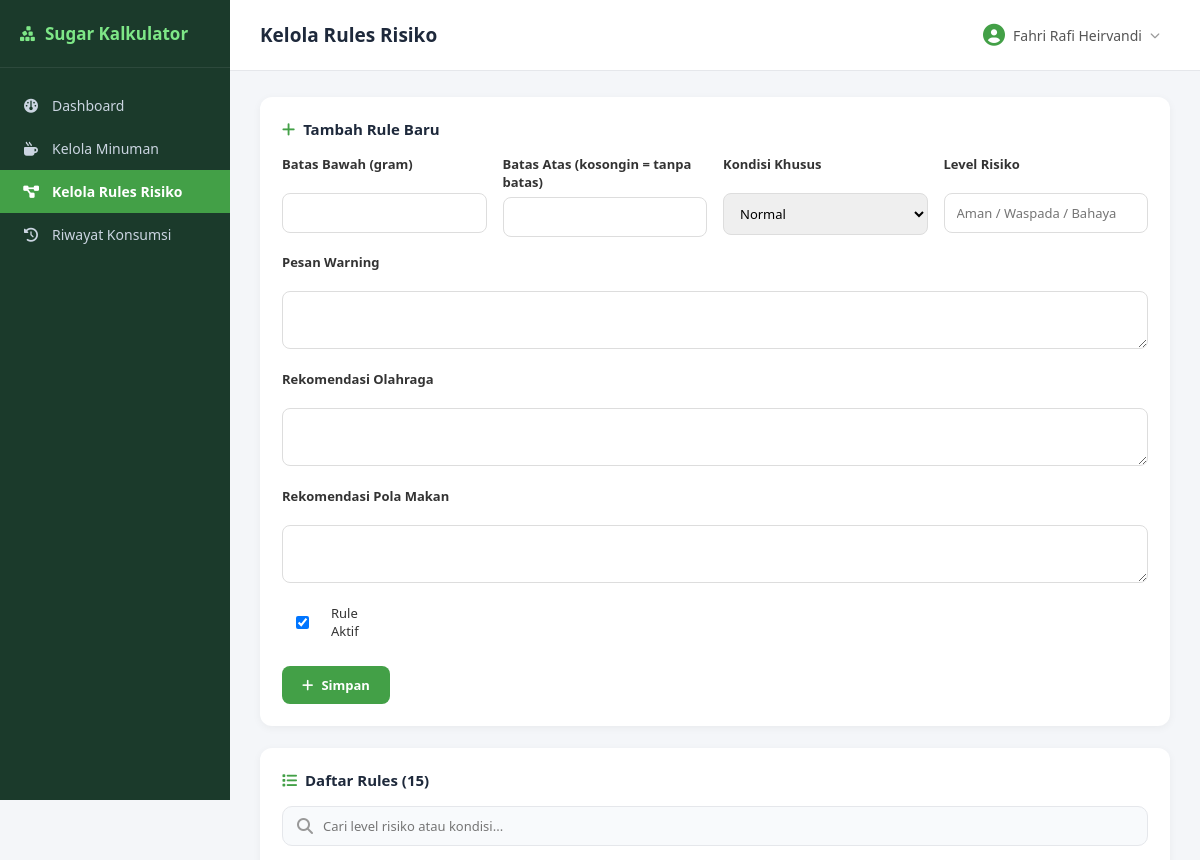
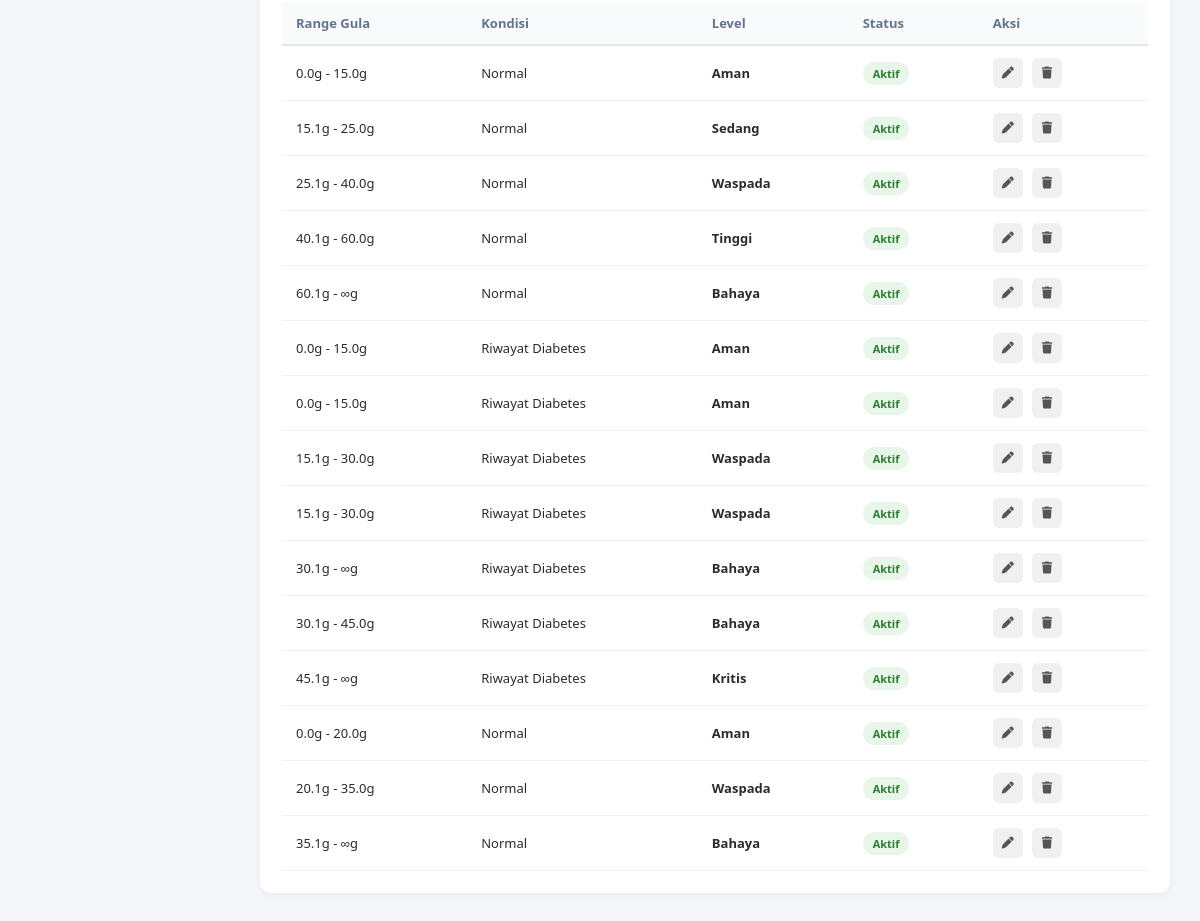
/admin/rules.php (signed in), run on the app's committed database (2 pictures, top to bottom).
### tables this page shows
CREATE TABLE `rules_risiko` (
  `id` int(11) NOT NULL,
  `batas_bawah_gram` decimal(5,1) NOT NULL,
  `batas_atas_gram` decimal(5,1) DEFAULT NULL,
  `kondisi_khusus` enum('normal','diabetes','prediabetes') NOT NULL DEFAULT 'normal',
  `level_risiko` varchar(20) NOT NULL,
  `pesan_warning` text NOT NULL,
  `rekomendasi_olahraga` text NOT NULL,
  `rekomendasi_pola_makan` text NOT NULL,
  `is_active` tinyint(1) DEFAULT 1,
  `created_at` timestamp NOT NULL DEFAULT current_timestamp()
);

### admin/rules.php (the view, shortened to what this page needs)
<?php
require_once 'includes/header.php';
$edit_data = null;
$rules = $koneksi->query("SELECT * FROM rules_risiko ORDER BY kondisi_khusus, batas_bawah_gram");
?>
<div class="panel">
    <h3><i class="fa-solid fa-<?= $edit_data ? 'pen' : 'plus' ?>"></i> <?= $edit_data ? 'Edit Rule' : 'Tambah Rule Baru' ?></h3>
    <form method="POST" action="rules.php" class="form-grid">
        <div class="form-group">
            <label>Batas Bawah (gram)</label>
            <input type="number" step="0.1" name="batas_bawah_gram" required
                   value="<?= $edit_data ? $edit_data['batas_bawah_gram'] : '' ?>">
        </div>
        <div class="form-group">
            <label>Batas Atas (kosongin = tanpa batas)</label>
            <input type="number" step="0.1" name="batas_atas_gram"
                   value="<?= $edit_data ? $edit_data['batas_atas_gram'] : '' ?>">
        </div>
        <div class="form-group">
            <label>Kondisi Khusus</label>
            <select name="kondisi_khusus" required>
                <option value="normal" <?= ($edit_data && $edit_data['kondisi_khusus'] === 'normal') ? 'selected' : '' ?>>Normal</option>
            </select>
        </div>
        <div class="form-group">
            <label>Level Risiko</label>
            <input type="text" name="level_risiko" placeholder="Aman / Waspada / Bahaya" required
                   value="<?= $edit_data ? htmlspecialchars($edit_data['level_risiko']) : '' ?>">
        </div>
        <div class="form-group form-group-wide">
            <label>Pesan Warning</label>
            <textarea name="pesan_warning" rows="2" required><?= $edit_data ? htmlspecialchars($edit_data['pesan_warning']) : '' ?></textarea>
        </div>
        <div class="form-group form-group-wide">
            <label>Rekomendasi Olahraga</label>
            <textarea name="rekomendasi_olahraga" rows="2" required><?= $edit_data ? htmlspecialchars($edit_data['rekomendasi_olahraga']) : '' ?></textarea>
        </div>
        <div class="form-group form-group-wide">
            <label>Rekomendasi Pola Makan</label>
            <textarea name="rekomendasi_pola_makan" rows="2" required><?= $edit_data ? htmlspecialchars($edit_data['rekomendasi_pola_makan']) : '' ?></textarea>
        </div>
        <div class="form-group form-check">
            <label><input type="checkbox" name="is_active" <?= (!$edit_data || $edit_data['is_active']) ? 'checked' : '' ?>> Rule Aktif</label>
        </div>
        <div class="form-actions">
            <button type="submit" class="btn-primary">
                <i class="fa-solid fa-<?= $edit_data ? 'floppy-disk' : 'plus' ?>"></i> <?= $edit_data ? 'Update' : 'Simpan' ?>
            </button>
        </div>
    </form>
</div>
<div class="panel">
    <h3><i class="fa-solid fa-list"></i> Daftar Rules (<?= $rules->num_rows ?>)</h3>
    <div class="search-bar">
        <i class="fa-solid fa-magnifying-glass"></i>
        <input type="text" id="searchRules" placeholder="Cari level risiko atau kondisi...">
    </div>
    <div class="table-scroll">
        <table class="data-table" id="tabelRules">
            <thead>
                <tr><th>Range Gula</th><th>Kondisi</th><th>Level</th><th>Status</th><th>Aksi</th></tr>
            </thead>
            <tbody>
                <?php if ($rules->num_rows === 0): ?>
                    <tr><td colspan="5" class="empty-row">Belum ada rule</td></tr>
                <?php else: ?>
                    <?php while ($r = $rules->fetch_assoc()): ?>
                        <tr class="baris-cari" data-cari="<?= strtolower(htmlspecialchars($r['level_risiko'] . ' ' . $r['kondisi_khusus'])) ?>">
                            <td><?= $r['batas_bawah_gram'] ?>g - <?= $r['batas_atas_gram'] ?? '∞' ?>g</td>
                            <td><?= $r['kondisi_khusus'] === 'diabetes' ? 'Riwayat Diabetes' : 'Normal' ?></td>
                            <td><strong><?= htmlspecialchars($r['level_risiko']) ?></strong></td>
                            <td>
                                <?php if ($r['is_active']): ?><span class="badge badge-green">Aktif</span>
                                <?php else: ?><span class="badge badge-gray">Nonaktif</span><?php endif; ?>
                            </td>
                            <td class="action-cell">
                                <a href="rules.php?edit=<?= $r['id'] ?>" class="btn-icon" title="Edit"><i class="fa-solid fa-pen"></i></a>
                                <a href="rules.php?hapus=<?= $r['id'] ?>" class="btn-icon btn-icon-danger" title="Hapus"
                                onclick="return confirmDelete(event, this.href)"><i class="fa-solid fa-trash"></i></a>
                            </td>
                        </tr>
                    <?php endwhile; ?>
                <?php endif; ?>
            </tbody>
        </table>
    </div>
</div>
<?php require_once 'includes/footer.php'; ?>

### assets/admin.css (style rules this page uses)
* { margin: 0; padding: 0; box-sizing: border-box; font-family: 'Segoe UI', Tahoma, sans-serif; }
body { background: #f4f6f9; color: #2b2b2b; }
.panel { background: #fff; border-radius: 12px; padding: 22px; margin-bottom: 22px; box-shadow: 0 2px 8px rgba(0,0,0,0.05); }
.panel h3 { font-size: 15px; color: #1e293b; margin-bottom: 16px; display: flex; align-items: center; gap: 8px; }
.panel h3 i { color: #43a047; }
.form-grid { display: grid; grid-template-columns: repeat(auto-fit, minmax(200px, 1fr)); gap: 16px; }
.form-group-wide { grid-column: 1 / -1; }
.form-group label { display: block; font-size: 13px; font-weight: 600; color: #333; margin-bottom: 6px; min-height: 32px; }
.form-group input, .form-group select, .form-group textarea { width: 100%; padding: 10px 12px; border: 1.5px solid #ddd; border-radius: 8px; font-size: 13px; font-family: inherit; }
.form-check { display: flex; align-items: flex-end; }
.form-check label { display: flex; align-items: center; gap: 8px; font-weight: 500; cursor: pointer; }
.form-actions { grid-column: 1 / -1; display: flex; gap: 10px; margin-top: 4px; }
.btn-primary, .btn-secondary { padding: 10px 20px; border-radius: 8px; border: none; font-size: 13px; font-weight: 600; cursor: pointer; text-decoration: none; display: inline-flex; align-items: center; gap: 8px; }
.btn-primary { background: #43a047; color: #fff; }
.table-scroll { overflow-x: auto; }
.data-table { width: 100%; border-collapse: collapse; font-size: 13px; }
.data-table th { text-align: left; padding: 12px 14px; background: #f8fafc; color: #64748b; font-weight: 600; border-bottom: 2px solid #e5e7eb; white-space: nowrap; }
.data-table td { padding: 12px 14px; border-bottom: 1px solid #f0f0f0; white-space: nowrap; vertical-align: middle; line-height: 1.4; }
.action-cell { white-space: nowrap; vertical-align: middle; }
.btn-icon { width: 30px; height: 30px; border-radius: 6px; display: inline-flex; align-items: center; justify-content: center; vertical-align: middle; margin-right: 6px; background: #f0f0f0; color: #555; text-decoration: none; font-size: 12px; }
.btn-icon:last-child { margin-right: 0; }
.badge { padding: 4px 10px; border-radius: 20px; font-size: 11px; font-weight: 600; }
.badge-green { background: #e8f5e9; color: #2e7d32; }
.search-bar { display: flex; align-items: center; gap: 10px; background: #f8fafc; border: 1.5px solid #e5e7eb; border-radius: 10px; padding: 10px 14px; margin-bottom: 16px; }
.search-bar i { color: #999; }
.search-bar input { border: none; background: transparent; outline: none; font-size: 13px; width: 100%; }

### data on the page
rules_risiko: batas_bawah_gram "0.0", batas_atas_gram "15.0", kondisi_khusus "Normal", level_risiko "Aman", is_active "Aktif"
rules_risiko: batas_bawah_gram "15.1", batas_atas_gram "25.0", kondisi_khusus "Normal", level_risiko "Sedang", is_active "Aktif"
rules_risiko: batas_bawah_gram "25.1", batas_atas_gram "40.0", kondisi_khusus "Normal", level_risiko "Waspada", is_active "Aktif"
rules_risiko: batas_bawah_gram "40.1", batas_atas_gram "60.0", kondisi_khusus "Normal", level_risiko "Tinggi", is_active "Aktif"
rules_risiko: batas_bawah_gram "60.1", batas_atas_gram "∞", kondisi_khusus "Normal", level_risiko "Bahaya", is_active "Aktif"
rules_risiko: batas_bawah_gram "0.0", batas_atas_gram "15.0", kondisi_khusus "Riwayat Diabetes", level_risiko "Aman", is_active "Aktif"
rules_risiko: batas_bawah_gram "0.0", batas_atas_gram "15.0", kondisi_khusus "Riwayat Diabetes", level_risiko "Aman", is_active "Aktif"
rules_risiko: batas_bawah_gram "15.1", batas_atas_gram "30.0", kondisi_khusus "Riwayat Diabetes", level_risiko "Waspada", is_active "Aktif"
rules_risiko: batas_bawah_gram "15.1", batas_atas_gram "30.0", kondisi_khusus "Riwayat Diabetes", level_risiko "Waspada", is_active "Aktif"
rules_risiko: batas_bawah_gram "30.1", batas_atas_gram "∞", kondisi_khusus "Riwayat Diabetes", level_risiko "Bahaya", is_active "Aktif"
rules_risiko: batas_bawah_gram "30.1", batas_atas_gram "45.0", kondisi_khusus "Riwayat Diabetes", level_risiko "Bahaya", is_active "Aktif"
rules_risiko: batas_bawah_gram "45.1", batas_atas_gram "∞", kondisi_khusus "Riwayat Diabetes", level_risiko "Kritis", is_active "Aktif"
rules_risiko: batas_bawah_gram "0.0", batas_atas_gram "20.0", kondisi_khusus "Normal", level_risiko "Aman", is_active "Aktif"
rules_risiko: batas_bawah_gram "20.1", batas_atas_gram "35.0", kondisi_khusus "Normal", level_risiko "Waspada", is_active "Aktif"
rules_risiko: batas_bawah_gram "35.1", batas_atas_gram "∞", kondisi_khusus "Normal", level_risiko "Bahaya", is_active "Aktif"

### other printed values
$page_title "Kelola Rules Risiko"
$_SESSION['nama'] "Fahri Rafi Heirvandi"
$rules->num_rows "15"
